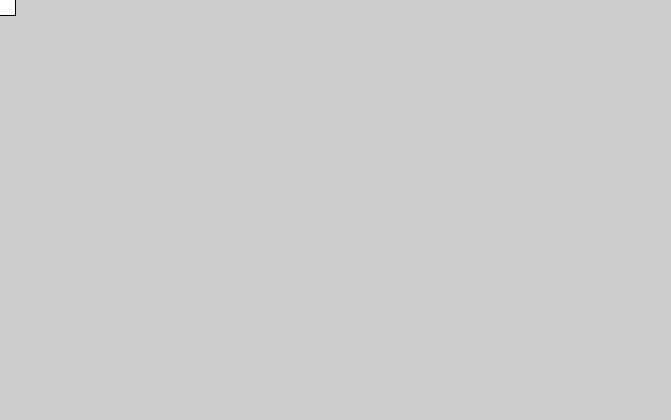
Frame 1 (no input)
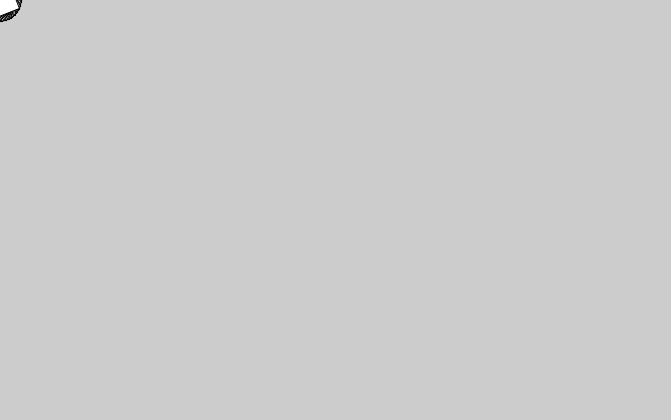
Frame 60 (the mouse pressed at the canvas centre just before this capture)
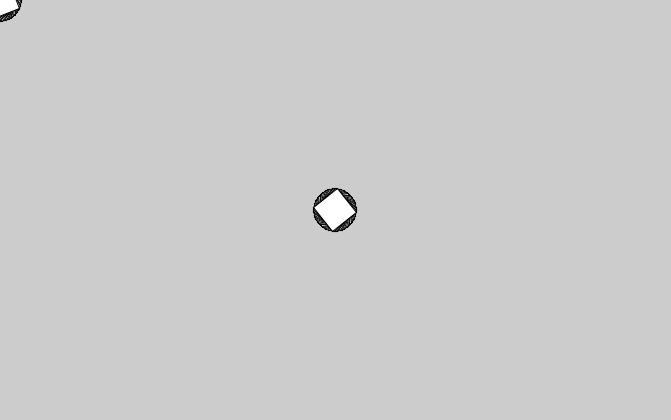
Frame 120 (the mouse held since frame 60 and released just before this capture)

The Processing sketch that drew these frames (run headless with seeded random() and noise(); from frame 60 on, the mouse is pressed at the canvas centre):

// Processing sketch: processing_18395
// ── processing_18395.pde

float angle = 0.0;

void setup() {
  size(671, 420);
  smooth();
}

void draw() {
  translate(mouseX, mouseY);
  rotate(angle);
  rect(-15, -15, 30, 30);
  angle += 0.1;
}
